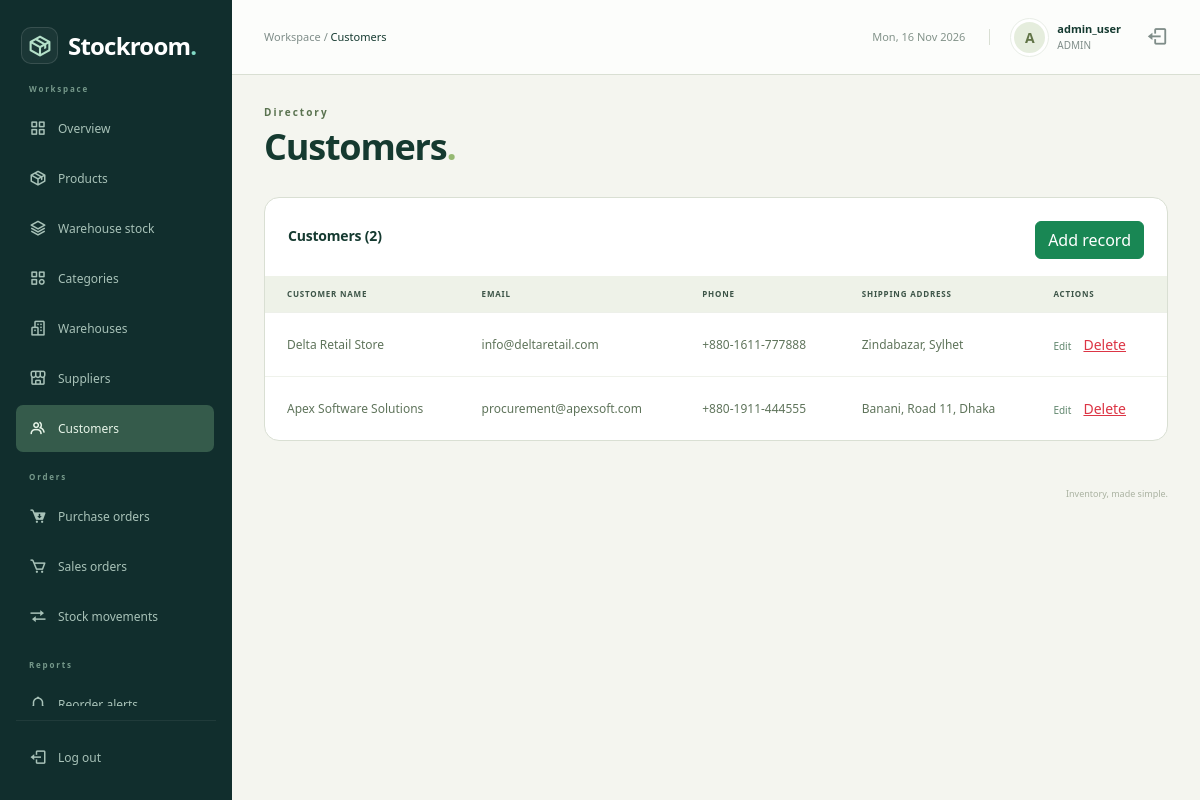
The page /admin/customers.php (signed in) on the database its author committed.
### tables this page shows
CREATE TABLE `users` (
  `user_id` int NOT NULL,
  `username` varchar(50) NOT NULL,
  `email` varchar(100) NOT NULL,
  `password_hash` varchar(255) NOT NULL,
  `role` enum('ADMIN','MANAGER','STAFF','CUSTOMER') NOT NULL DEFAULT 'STAFF',
  `is_active` tinyint(1) NOT NULL DEFAULT '1',
  `created_at` timestamp NULL DEFAULT CURRENT_TIMESTAMP,
  `customer_id` int DEFAULT NULL
);

CREATE TABLE `customers` (
  `customer_id` int NOT NULL,
  `customer_name` varchar(150) NOT NULL,
  `email` varchar(150) DEFAULT NULL,
  `phone` varchar(30) DEFAULT NULL,
  `shipping_address` text,
  `created_at` timestamp NULL DEFAULT CURRENT_TIMESTAMP
);

### admin/customers.php (called while the page is built, shortened)
<?php
$pageTitle = 'Customers';
require '../includes/auth.php';
$rows = mysqli_query($conn, 'SELECT customer_id,customer_name,email,phone,shipping_address FROM customers ORDER BY customer_id DESC');
include '../includes/workspace.php';
include '../templates/customers.php';
include '../includes/end.php';

### includes/auth.php (called while the page is built, shortened)
<?php
$user_id = $_SESSION['user_id'];
require_once __DIR__ . '/../config/db.php';
$sql = "SELECT user_id, username, role, customer_id FROM users WHERE user_id=$user_id AND is_active=1";
$users = mysqli_query($conn, $sql);
$account = mysqli_fetch_assoc($users);

### templates/customers.php (the view, shortened to what this page needs)
<section class="surface records-surface"><div class="section-heading"><h2>Customers (<?php echo $rows->num_rows; ?>)</h2><a class="btn btn-success" href="?editor=new">Add record</a></div>
<div class="table-responsive"><table class="table inventory-table records-table">
<thead><tr><th>Customer name</th><th>Email</th><th>Phone</th><th>Shipping address</th><th>Actions</th></tr></thead>
<tbody>
<?php while ($row = mysqli_fetch_assoc($rows)) { ?>
<tr>
    <td><?php echo htmlspecialchars($row['customer_name']); ?></td>
    <td><?php if (isset($row['email'])) { echo htmlspecialchars($row['email']); } ?></td>
    <td><?php if (isset($row['phone'])) { echo htmlspecialchars($row['phone']); } ?></td>
    <td><?php if (isset($row['shipping_address'])) { echo htmlspecialchars($row['shipping_address']); } ?></td>
    <td><a class="text-link" href="?id=<?php echo $row['customer_id']; ?>">Edit</a> <form method="post" class="inline-form" action="?id=<?php echo $row['customer_id']; ?>"><button class="btn btn-sm btn-link text-danger" name="action" value="delete">Delete</button></form></td>
</tr>
<?php } ?>
</tbody></table></div>
</section>

### includes/topbar.php (shortened to what this page needs)
<header class="topbar">
    <div class="d-flex align-items-center gap-3">
        <span class="breadcrumb-label">Workspace / <strong><?php echo htmlspecialchars($pageTitle); ?></strong></span>
    </div>
    <div class="topbar-account">
        <span class="topbar-date"><?php echo date('D, d M Y'); ?></span>
        <a class="account-link" href="dashboard.php">
            <span class="avatar"><?php echo htmlspecialchars(substr($account['username'], 0, 1)); ?></span>
            <div><strong><?php echo htmlspecialchars($account['username']); ?></strong><small><?php echo htmlspecialchars($account['role']); ?></small></div>
        </a>
        <a href="logout.php" class="topbar-logout" aria-label="Log out"><i class="bx bx-log-out" aria-hidden="true"></i></a>
    </div>
</header>

### assets/css/admin.css (style rules this page uses)
:root { --navy: #142c38; --teal: #137e73; --ink: #213640; --muted: #74818b; --line: #e7ecef; }
* { box-sizing: border-box; }
body { margin: 0; font-family: 'Segoe UI', Arial, sans-serif; font-size: 14px; color: var(--ink); background: #f5f7f9; }
a { text-decoration: none; }
button, a, input { -webkit-tap-highlight-color: transparent; }
.topbar { height: 82px; margin-left: 240px; padding: 0 38px; background: #fff; border-bottom: 1px solid var(--line); display: flex; align-items: center; justify-content: space-between; gap: 15px; }
.breadcrumb-label { color: var(--muted); font-size: 13px; }
.breadcrumb-label strong { color: var(--ink); font-weight: 500; }
.topbar-account { display: flex; align-items: center; gap: 11px; }
.topbar-account strong { display: block; font-weight: 600; font-size: 13px; }
.topbar-account small { color: var(--muted); font-size: 11px; display: block; }
.avatar { display: inline-grid; place-items: center; width: 37px; height: 37px; border-radius: 50%; background: #e2f1eb; color: #287864; font-weight: 700; text-transform: uppercase; }
.topbar-logout { color: var(--muted); font-size: 22px; margin-left: 14px; }
.inventory-table { font-size: 12px; margin-bottom: 0; }
.inventory-table thead th { color: #7c8991; font-size: 10px; text-transform: uppercase; letter-spacing: .6px; font-weight: 600; background: #fafbfc; padding: 13px 22px; border-color: var(--line); white-space: nowrap; }
.inventory-table td { padding: 20px 22px; border-color: var(--line); vertical-align: middle; color: #61727d; }
.inventory-table tr:last-child td { border: 0; }

### assets/css/dashboard.css (style rules this page uses)
.workspace-page { --navy: #112e2d; --teal: #278575; --ink: #243c39; --muted: #7f8d89; --line: #e6ebe7; background: #f5f6f3; }
.workspace-page .topbar { margin-left: 232px; height: 75px; padding: 0 32px; background: #ffffffc9; }
.workspace-page .breadcrumb-label { font-size: 11px; }
.topbar-date { color: #83938a; font-size: 11px; padding-right: 24px; border-right: 1px solid var(--line); margin-right: 10px; }
.account-link { display: flex; gap: 9px; align-items: center; color: var(--ink); }
.workspace-page .avatar { background: #e5eddd; color: #617447; border: 3px solid #fff; outline: 1px solid #e9eee7; }
.workspace-page .topbar-account strong { font-size: 11px; }
.workspace-page .topbar-account small { font-size: 10px; }
.surface { background: #fff; border: 1px solid var(--line); border-radius: 12px; min-width: 0; }
.section-heading { display: flex; align-items: center; justify-content: space-between; gap: 15px; padding: 23px 23px 17px; }
.section-heading h2 { font-size: 14px; font-weight: 650; margin: 0 0 7px; letter-spacing: -.2px; }
.text-link { color: #60866d; font-size: 10px; white-space: nowrap; background: none; border: 0; padding: 0; }
.workspace-page .inventory-table { font-size: 10px; }
.workspace-page .inventory-table thead th { background: #f8faf6; color: #9aa593; border-color: #edf0e9; font-size: 8px; padding: 12px 22px; letter-spacing: .8px; }
.workspace-page .inventory-table td { padding: 16px 22px; border-color: #eff2eb; color: #748270; }
.records-table { min-width: 700px; }
.workspace-page .records-table td { max-width: 280px; min-width: 90px; overflow-wrap: anywhere; font-size: 11px; line-height: 1.6; }
.workspace-page .records-table th { font-size: 9px; }
.workspace-page .records-table { width: max-content; min-width: 100%; }
.workspace-page .table-responsive { position: relative; }
.workspace-page .records-table td { white-space: nowrap; overflow-wrap: normal; font-size: 12px; color: #5f745b; }

### assets/css/modules.css (style rules this page uses)
.records-surface { margin-bottom: 1.5rem; }
.actions,.inline-form { display:flex;align-items:center;flex-wrap:wrap;gap:.65rem; }
.inline-form { display:inline-flex; }
.records-table td { vertical-align:middle; }
.workspace-page { --ink: #153a30; --line: #d9dfd3; background: #f4f5ef; }
.workspace-page .records-surface { border-radius: 15px; border: 1px solid var(--line); overflow: hidden; }
.workspace-page .records-table thead th { background: #eef2e8; color: #3c5447; }

### rows shown on the page
users: username "A", username "admin_user", role "ADMIN"
customers: customer_name "Delta Retail Store", email "info@deltaretail.com", phone "+880-1611-777888", shipping_address "Zindabazar, Sylhet"
customers: customer_name "Apex Software Solutions", email "procurement@apexsoft.com", phone "+880-1911-444555", shipping_address "Banani, Road 11, Dhaka"

### other values the page prints
$pageTitle "Customers"
$section "Directory"
$rows->num_rows "2"
